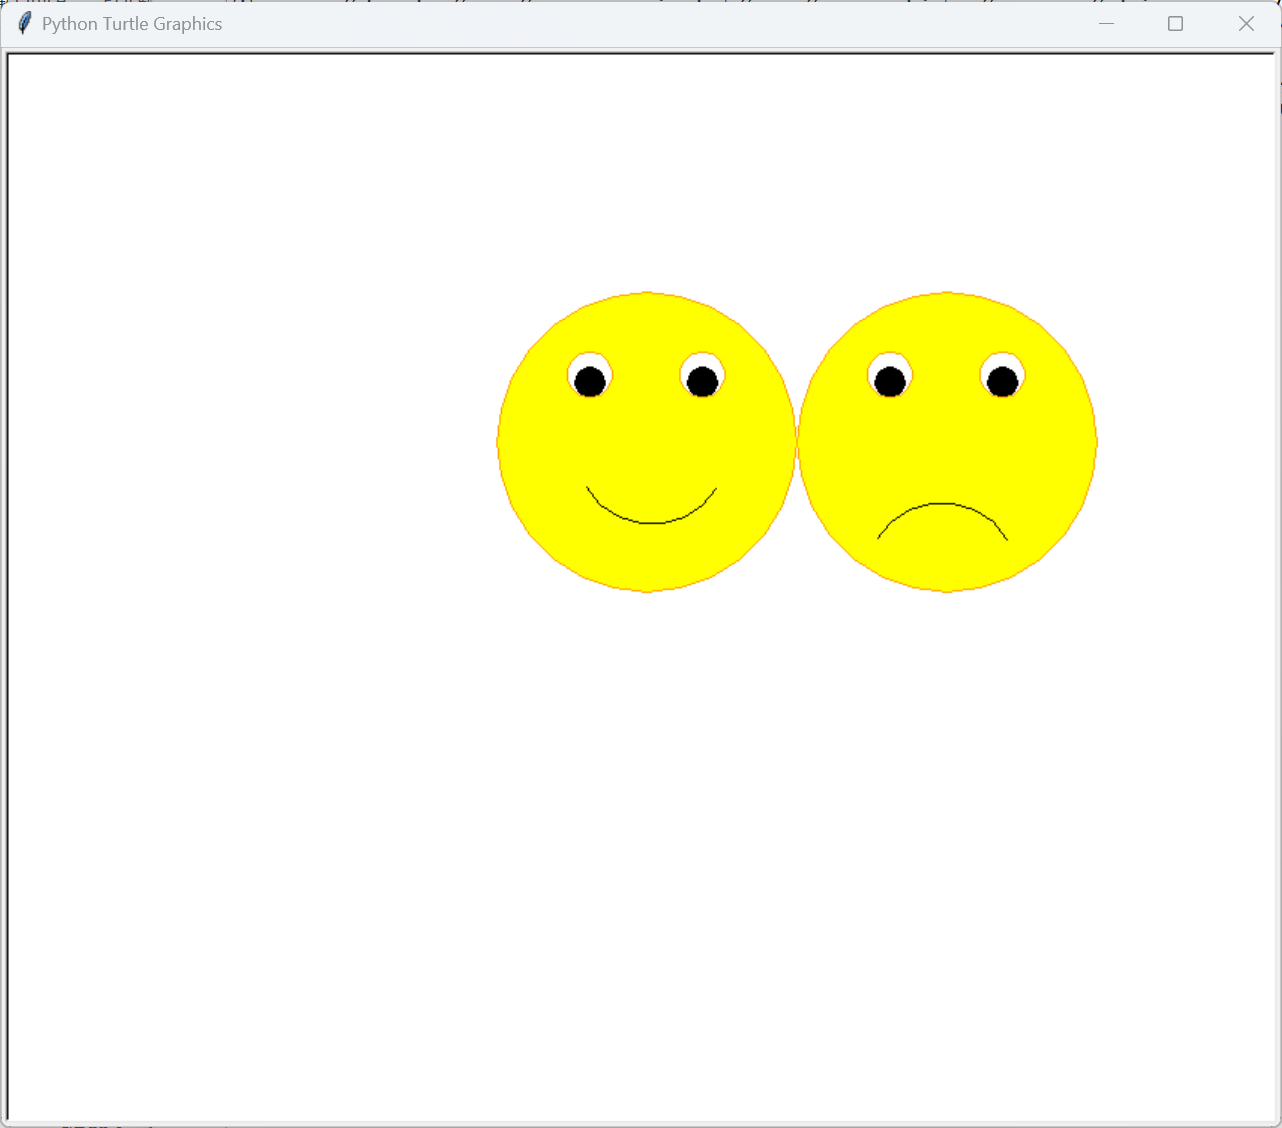

The script that drew this image:
import turtle as t
t.speed(0)
t.pensize(1)
t.hideturtle()
face1=[100]
eye1=[15,10]
bc=[50,120]
#画脸
def face(x,y):
    t.penup()
    t.goto(x,y)
    t.pendown()
    t.color("orange")
    t.circle(face1[0])
    t.hideturtle()
    t.begin_fill()
    t.circle(face1[0])
    t.color("#ffff00")
    t.end_fill()
#画单只眼睛
def eye(x1,y1):
    t.penup()
    t.goto(x1,y1)
    t.pendown()
    
    t.begin_fill()
    t.color("#ffffff")
    t.circle(eye1[0])
    t.end_fill()
    t.begin_fill()
    t.color("black")
    t.circle(eye1[1])
    t.end_fill()
    t.color("orange")
    t.circle(eye1[0])

#一双眼睛
def eyes(x2,y2):
    eye(x2,y2)
    eye(x2+75,y2)
#画眼睛加脸
def a(x3,y3):
    face(0+x3,0+y3)
    eyes(-38+x3,130+y3)
#笑嘴
def b(x4,y4):
    t.color("black")
    t.penup()
    t.goto(x4-40,y4+20)
    t.pendown()
    t.setheading(-60)
    t.circle(50,120)
    t.setheading(0)
def c(x5,y5):
    t.color("black")
    t.penup()
    t.goto(x5+40,y5+35)
    t.pendown()
    t.setheading(bc[1])
    t.circle(bc[0],bc[1])
    t.setheading(0)
#笑脸
a(0,0)
b(0,50)
a(200,0)
c(200,0)



    
